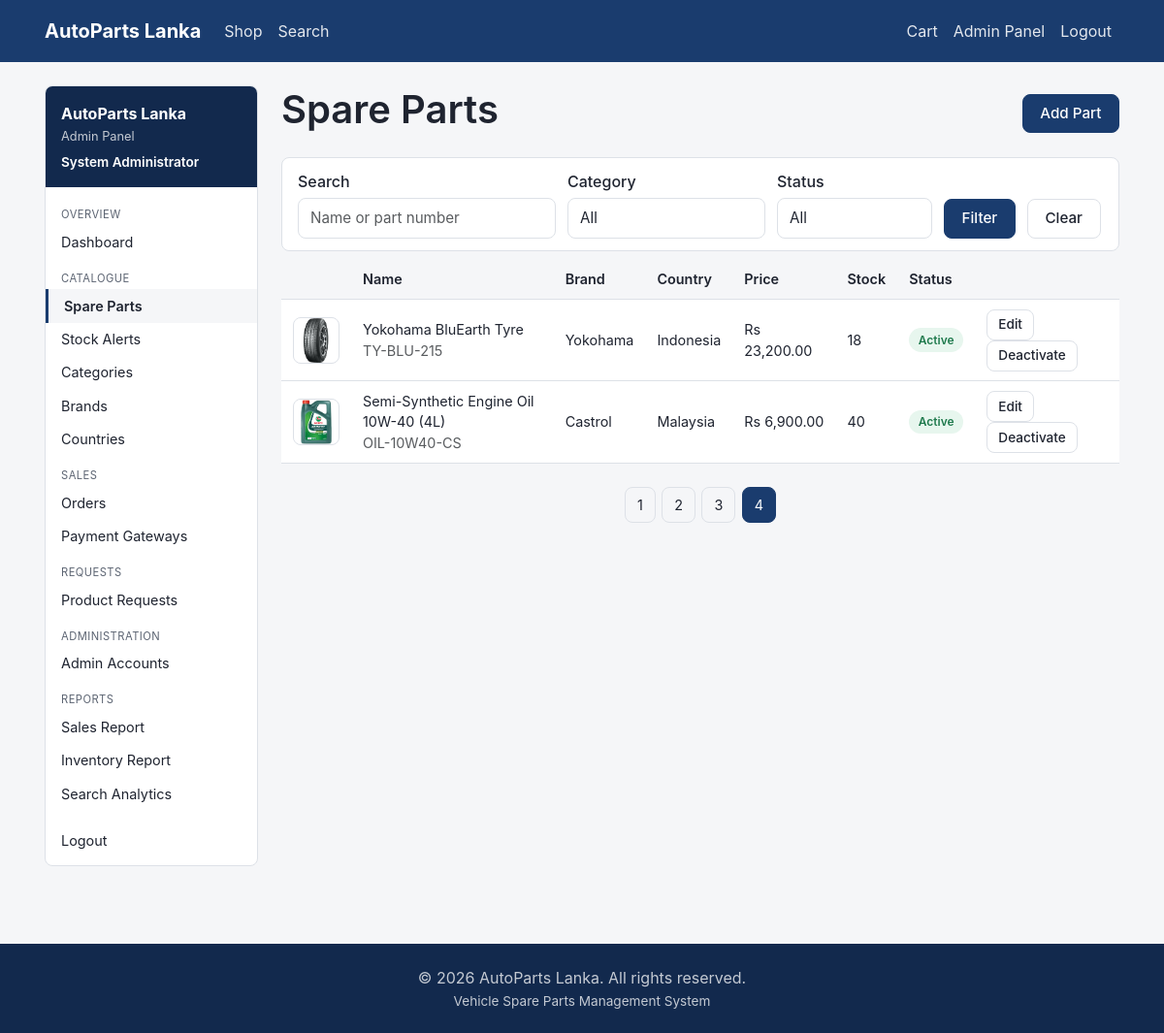
Screenshot of /admin/parts/list_parts.php?page=4 (signed in) with the database file from the repository.
### tables this page shows
CREATE TABLE spare_part (
    partID         INT AUTO_INCREMENT PRIMARY KEY,
    categoryID     INT NOT NULL,
    brandID        INT NOT NULL,
    countryID      INT NOT NULL,
    adminID        INT NOT NULL,
    partName       VARCHAR(150) NOT NULL,
    partNumber     VARCHAR(50)  NOT NULL,
    description    TEXT NULL,
    price          DECIMAL(12,2) NOT NULL,
    size           VARCHAR(50)  NULL,
    stockQty       INT NOT NULL DEFAULT 0,
    minStockLevel  INT NOT NULL DEFAULT 0,
    imageURL       VARCHAR(255) NULL,
    isActive       TINYINT(1) NOT NULL DEFAULT 1,
    createdAt      DATETIME NOT NULL DEFAULT CURRENT_TIMESTAMP,
    CONSTRAINT fk_part_category FOREIGN KEY (categoryID) REFERENCES category(categoryID),
    CONSTRAINT fk_part_brand    FOREIGN KEY (brandID)    REFERENCES brand(brandID),
    CONSTRAINT fk_part_country  FOREIGN KEY (countryID)  REFERENCES country(countryID),
    CONSTRAINT fk_part_admin    FOREIGN KEY (adminID)    REFERENCES admin(adminID),
    INDEX idx_part_active (isActive),
    INDEX idx_part_name (partName),
    INDEX idx_part_number (partNumber)
);

CREATE TABLE brand (
    brandID       INT AUTO_INCREMENT PRIMARY KEY,
    brandName     VARCHAR(100) NOT NULL UNIQUE,
    isAuthorized  TINYINT(1) NOT NULL DEFAULT 0
);

CREATE TABLE country (
    countryID       INT AUTO_INCREMENT PRIMARY KEY,
    countryName     VARCHAR(100) NOT NULL,
    countryCode     CHAR(3) NOT NULL,
    importDutyRate  DECIMAL(5,2) NOT NULL DEFAULT 0
);

### admin/lib/inventory_helper.php (the view, shortened to what this page needs)
<?php
function invCategoryTree(PDO $db): array
{
    $rows = $db->query(
        'SELECT categoryID, parentCategoryID, categoryName, description FROM category ORDER BY categoryName'
    )->fetchAll();
    $topLevel = [];
    $childrenByParent = [];
    foreach ($rows as $row) {
        if ($row['parentCategoryID'] === null) {
            $topLevel[(int) $row['categoryID']] = $row + ['children' => []];
        } else {
            $childrenByParent[(int) $row['parentCategoryID']][] = $row;
        }
    }
    return array_values($topLevel);
}

### includes/auth_guard.php (called while the page is built, shortened)
<?php
function currentAdminId(): ?int
{
    return isset($_SESSION['admin_id']) ? (int) $_SESSION['admin_id'] : null;
}
function currentAdmin(): ?array
{
    static $cache = [];
    $adminId = currentAdminId();
    if (!array_key_exists($adminId, $cache)) {
        $stmt = getDB()->prepare('SELECT * FROM admin WHERE adminID = ?');
        $stmt->execute([$adminId]);
        $cache[$adminId] = $stmt->fetch() ?: null;
    }
    return $cache[$adminId];
}

### config/database.php (called while the page is built, shortened)
<?php
function getDB(): PDO
{
    static $pdo = null;
    if ($pdo === null) {
        $dsn = 'mysql:host=' . DB_HOST . ';dbname=' . DB_NAME . ';charset=utf8mb4';
        $pdo = new PDO($dsn, DB_USER, DB_PASS, [
            PDO::ATTR_ERRMODE => PDO::ERRMODE_EXCEPTION,
            PDO::ATTR_DEFAULT_FETCH_MODE => PDO::FETCH_ASSOC,
            PDO::ATTR_EMULATE_PREPARES => false,
        ]);
    }
    return $pdo;
}

### admin/lib/inventory_helper.php (the view, shortened to what this page needs)
<?php
function invCategoryTree(PDO $db): array
{
    $rows = $db->query(
        'SELECT categoryID, parentCategoryID, categoryName, description FROM category ORDER BY categoryName'
    )->fetchAll();
    $topLevel = [];
    $childrenByParent = [];
    foreach ($rows as $row) {
        if ($row['parentCategoryID'] === null) {
            $topLevel[(int) $row['categoryID']] = $row + ['children' => []];
        } else {
            $childrenByParent[(int) $row['parentCategoryID']][] = $row;
        }
    }
    return array_values($topLevel);
}

### admin/parts/list_parts.php (shortened to what this page needs)
<?php
require_once __DIR__ . '/../lib/inventory_helper.php';
$db = getDB();
$keyword = trim($_GET['keyword'] ?? '');
$page = max(1, (int) ($_GET['page'] ?? 1));
$perPage = 15;
$where = ['1=1'];
$params = [];
$whereSql = implode(' AND ', $where);
$countStmt = $db->prepare("SELECT COUNT(*) AS c FROM spare_part sp WHERE $whereSql");
$countStmt->execute($params);
$total = (int) $countStmt->fetch()['c'];
$pagination = paginate($total, $perPage, $page);
$sql = "SELECT sp.*, b.brandName, c.countryName, cat.categoryName
        FROM spare_part sp
        JOIN brand b ON b.brandID = sp.brandID
        JOIN country c ON c.countryID = sp.countryID
        JOIN category cat ON cat.categoryID = sp.categoryID
        WHERE $whereSql
        ORDER BY sp.createdAt DESC
        LIMIT :limit OFFSET :offset";
$stmt = $db->prepare($sql);
$stmt->bindValue(':limit', $perPage, PDO::PARAM_INT);
$stmt->bindValue(':offset', $pagination['offset'], PDO::PARAM_INT);
$stmt->execute();
$parts = $stmt->fetchAll();
$categoryTree = invCategoryTree($db);
require __DIR__ . '/../../includes/header.php';
?>
<div class="container">
    <div class="adm-layout">
        <?php require __DIR__ . '/../../includes/admin_sidebar.php'; ?>
        <div class="adm-content">
            <div class="adm-page-header">
                <h1>Spare Parts</h1>
                <a class="btn btn-primary" href="<?php echo BASE_URL; ?>/admin/parts/add_part.php">Add Part</a>
            </div>
            <form method="get" class="adm-filter-bar">
                <div class="form-group">
                    <label class="form-label" for="keyword">Search</label>
                    <input type="text" id="keyword" name="keyword" class="form-control" value="<?php echo e($keyword); ?>" placeholder="Name or part number">
                </div>
                <div class="form-group">
                    <label class="form-label" for="category">Category</label>
                    <select id="category" name="category" class="form-control">
                        <option value="">All</option>
                    </select>
                </div>
                <div class="form-group">
                    <label class="form-label" for="status">Status</label>
                    <select id="status" name="status" class="form-control">
                        <option value="">All</option>
                    </select>
                </div>
                <button type="submit" class="btn btn-primary">Filter</button>
                <a class="btn btn-outline" href="<?php echo BASE_URL; ?>/admin/parts/list_parts.php">Clear</a>
            </form>
            <table class="table-plain mt-2">
                <thead><tr><th></th><th>Name</th><th>Brand</th><th>Country</th><th>Price</th><th>Stock</th><th>Status</th><th></th></tr></thead>
                <tbody>
                <?php foreach ($parts as $part): ?>
                    <tr>
                        <td><?php echo partImage($part, 'sm'); ?></td>
                        <td><?php echo e($part['partName']); ?><br><span class="text-muted"><?php echo e($part['partNumber']); ?></span></td>
                        <td><?php echo e($part['brandName']); ?></td>
                        <td><?php echo e($part['countryName']); ?></td>
                        <td><?php echo formatMoney((float) $part['price']); ?></td>
                        <td<?php echo (int) $part['stockQty'] <= (int) $part['minStockLevel'] ? ' class="adm-stock-low"' : ''; ?>><?php echo (int) $part['stockQty']; ?></td>
                        <td>
                            <span class="badge-status badge-status--<?php echo $part['isActive'] ? 'success' : 'cancelled'; ?>">
                                <?php echo $part['isActive'] ? 'Active' : 'Inactive'; ?>
                            </span>
                        </td>
                        <td>
                            <a class="btn btn-sm btn-outline" href="<?php echo BASE_URL; ?>/admin/parts/edit_part.php?id=<?php echo (int) $part['partID']; ?>">Edit</a>
                            <form method="post" action="<?php echo BASE_URL; ?>/admin/parts/toggle_part.php" style="display:inline;" data-confirm="<?php echo $part['isActive'] ? 'Deactivate this part?' : 'Activate this part?'; ?>">
                                <button type="submit" class="btn btn-sm btn-outline"><?php echo $part['isActive'] ? 'Deactivate' : 'Activate'; ?></button>
                            </form>
                        </td>
                    </tr>
                <?php endforeach; ?>
                </tbody>
            </table>
            <?php
            $paginationQuery = $_GET;
            if ($pagination['totalPages'] > 1):
            ?>
            <nav class="pagination-plain">
                <?php for ($p = 1; $p <= $pagination['totalPages']; $p++): ?>
                    <?php $paginationQuery['page'] = $p; ?>
                    <?php if ($p === $pagination['currentPage']): ?>
                    <span class="is-active"><?php echo $p; ?></span>
                    <?php else: ?>
                    <a href="list_parts.php?<?php echo e(http_build_query($paginationQuery)); ?>"><?php echo $p; ?></a>
                    <?php endif; ?>
                <?php endfor; ?>
            </nav>
            <?php endif; ?>
        </div>
    </div>
</div>
<?php require __DIR__ . '/../../includes/footer.php'; ?>

### includes/admin_sidebar.php (shortened to what this page needs)
<?php
$sidebarAdmin = currentAdmin();
$currentScript = basename($_SERVER['SCRIPT_NAME'] ?? '');
function admNavActive(string $path, string $currentScript): string
{
    return basename($path) === $currentScript ? ' active' : '';
}
?>
<aside class="adm-sidebar">
    <div class="adm-sidebar-header">
        <p class="adm-sidebar-brand"><?php echo e(SITE_NAME); ?></p>
        <p class="adm-sidebar-role">Admin Panel</p>
        <?php if ($sidebarAdmin): ?>
        <p class="adm-sidebar-user"><?php echo e($sidebarAdmin['fullName']); ?></p>
        <?php endif; ?>
    </div>
    <nav class="adm-sidebar-nav">
        <p class="adm-nav-heading">Overview</p>
        <a class="adm-nav-link<?php echo admNavActive('dashboard.php', $currentScript); ?>" href="<?php echo BASE_URL; ?>/admin/dashboard.php">Dashboard</a>
        <p class="adm-nav-heading">Catalogue</p>
        <a class="adm-nav-link<?php echo admNavActive('list_parts.php', $currentScript); ?>" href="<?php echo BASE_URL; ?>/admin/parts/list_parts.php">Spare Parts</a>
        <a class="adm-nav-link<?php echo admNavActive('stock_alerts.php', $currentScript); ?>" href="<?php echo BASE_URL; ?>/admin/parts/stock_alerts.php">Stock Alerts</a>
        <a class="adm-nav-link<?php echo admNavActive('manage_categories.php', $currentScript); ?>" href="<?php echo BASE_URL; ?>/admin/taxonomy/manage_categories.php">Categories</a>
        <a class="adm-nav-link<?php echo admNavActive('manage_brands.php', $currentScript); ?>" href="<?php echo BASE_URL; ?>/admin/taxonomy/manage_brands.php">Brands</a>
        <a class="adm-nav-link<?php echo admNavActive('manage_countries.php', $currentScript); ?>" href="<?php echo BASE_URL; ?>/admin/taxonomy/manage_countries.php">Countries</a>
        <p class="adm-nav-heading">Sales</p>
        <a class="adm-nav-link<?php echo admNavActive('manage_orders.php', $currentScript); ?>" href="<?php echo BASE_URL; ?>/admin/orders/manage_orders.php">Orders</a>
        <a class="adm-nav-link<?php echo admNavActive('manage_gateways.php', $currentScript); ?>" href="<?php echo BASE_URL; ?>/admin/gateways/manage_gateways.php">Payment Gateways</a>
        <p class="adm-nav-heading">Requests</p>
        <a class="adm-nav-link<?php echo admNavActive('manage_requests.php', $currentScript); ?>" href="<?php echo BASE_URL; ?>/admin/requests/manage_requests.php">Product Requests</a>
        <p class="adm-nav-heading">Administration</p>
        <a class="adm-nav-link<?php echo admNavActive('list_admins.php', $currentScript); ?>" href="<?php echo BASE_URL; ?>/admin/admins/list_admins.php">Admin Accounts</a>
        <p class="adm-nav-heading">Reports</p>
        <a class="adm-nav-link<?php echo admNavActive('sales_report.php', $currentScript); ?>" href="<?php echo BASE_URL; ?>/admin/reports/sales_report.php">Sales Report</a>
        <a class="adm-nav-link<?php echo admNavActive('inventory_report.php', $currentScript); ?>" href="<?php echo BASE_URL; ?>/admin/reports/inventory_report.php">Inventory Report</a>
        <a class="adm-nav-link<?php echo admNavActive('search_analytics.php', $currentScript); ?>" href="<?php echo BASE_URL; ?>/admin/reports/search_analytics.php">Search Analytics</a>
        <a class="adm-nav-link" href="<?php echo BASE_URL; ?>/auth/logout.php">Logout</a>
    </nav>
</aside>

### includes/functions.php (shortened to what this page needs)
<?php
function e(?string $value): string
{
    return htmlspecialchars($value ?? '', ENT_QUOTES, 'UTF-8');
}
function formatMoney(float $amount): string
{
    return CURRENCY . ' ' . number_format($amount, 2);
}
function paginate(int $total, int $perPage, int $current): array
{
    $perPage = max(1, $perPage);
    $totalPages = (int) max(1, ceil($total / $perPage));
    $current = max(1, min($current, $totalPages));
    return [
        'total' => $total,
        'perPage' => $perPage,
        'currentPage' => $current,
        'totalPages' => $totalPages,
        'offset' => ($current - 1) * $perPage,
        'hasPrev' => $current > 1,
        'hasNext' => $current < $totalPages,
    ];
}
function partImage(array $part, string $size = 'md'): string
{
    if (!empty($part['imageURL'])) {
        $src = str_contains($part['imageURL'], '/')
            ? BASE_URL . '/' . ltrim($part['imageURL'], '/')
            : rtrim(UPLOAD_URL, '/') . '/' . $part['imageURL'];
        return '<img class="part-thumb part-thumb--' . e($size) . '" '
             . 'src="' . e($src) . '" alt="' . e($part['partName'] ?? '') . '">';
    }
    $initials = strtoupper(mb_substr($part['partName'] ?? '?', 0, 2));
    return '<div class="part-thumb part-thumb--' . e($size) . '">'
         . '<span>' . e($initials) . '</span></div>';
}

### rows the page displays
spare_part: imageURL (picture), partName "Yokohama BluEarth Tyre", partNumber "TY-BLU-215", brandID.brandName "Yokohama", countryID.countryName "Indonesia", price "Rs 23,200.00", stockQty "18", isActive "Active"
spare_part: imageURL (picture), partName "Semi-Synthetic Engine Oil 10W-40 (4L)", partNumber "OIL-10W40-CS", brandID.brandName "Castrol", countryID.countryName "Malaysia", price "Rs 6,900.00", stockQty "40", isActive "Active"

### other values shown
SITE_NAME "AutoParts Lanka"
$sidebarAdmin['fullName'] "System Administrator"
